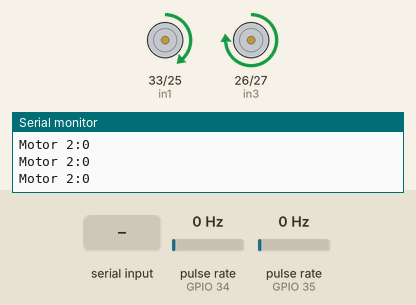
A sketch run on a simulated ESP32. Parts: motor-driver pin pairs drawn as motors (green arrow = first pin HIGH = forward, orange = second pin HIGH = backward, longer = more drive, scaled by the enable pin), the last lines printed to the serial monitor. Wiring (inferred from the names in the program): 2 × pulse sensor: data GPIO 34 / data GPIO 35. Inputs (shaded band) come from the test bench; at power-on: pulse rate (sensors on GPIO 34, GPIO 35) 0 Hz.

Above: at 1.2 s.
1.3 s: "Motor 1:\n" received over Serial
At 4.0 s:
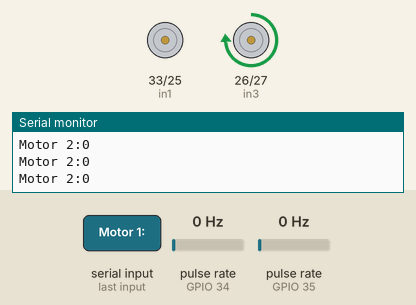
4.3 s: "5\n" received over Serial
At 5.2 s:
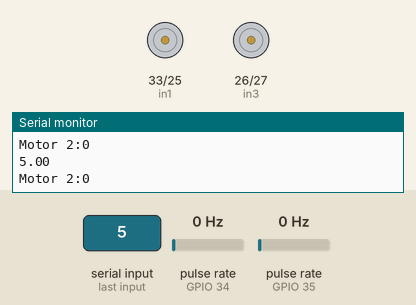
5.8 s: "6\n" received over Serial
7.4 s: "7\n" received over Serial
9.0 s: "4\n" received over Serial
At 10.3 s:
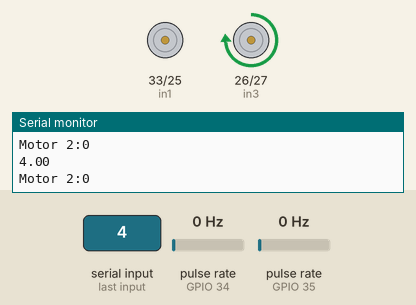
Timing chart, 0 to 11.6 s (numbered marks = the images above; inputs shaded):
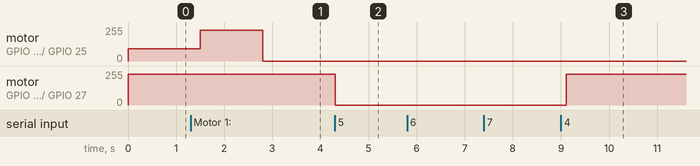

Measured:
- after the input at 1.3 s, motor on GPIO 33 (in1) / GPIO 25 (in2): forward 92/255 → forward 230/255 after 0.20 s, → stopped 1.3 s later
- after the input at 4.3 s, motor on GPIO 26 (in3) / GPIO 27 (in4): forward 230/255 → stopped at once
- after the input at 9.0 s, motor on GPIO 26 (in3) / GPIO 27 (in4): stopped → forward 230/255 after 0.11 s

The sketch:

Motion_test_factor.ino
```cpp
// Motor A (left) connections
#define enA 14
#define in1 33
#define in2 25
// Motor B (right) connections
#define enB 13
#define in3 26
#define in4 27
// Encoder pins
#define encoder1 34
#define encoder2 35

//Variables
volatile unsigned int counter1 = 0;
int rpm1 = 0;
volatile unsigned int counter2 = 0;
int rpm2 = 0;
static volatile unsigned long debounce = 0;

int desired_speed = 200;

int time_old;
int time_new;
float dt;

// motor values
float factor = 0.4;
int speed1 = 230;
int speed2 = 230;

// input reader
float in_num = 0;
// mode
int mode = 4;


//Functions declaration
void forward();
void stop();
void get_dist();

void update_time();
void get_rpm();

void recv_serial();

// Interrupt functions
void IRAM_ATTR countPulse1() {
  counter1++;
}

void IRAM_ATTR countPulse2() {
  if(  digitalRead (encoder2) && (micros()-debounce > 500) && digitalRead (encoder2) ) {
        debounce = micros();
        counter2 ++;
      }
        else ;
}


// union to use float as byte
typedef union {
  float floatingPoint;
  byte binary[4];
} binaryFloat;

void setup() {
  // Set all the motor control pins to outputs
  pinMode(enA, OUTPUT);
  pinMode(enB, OUTPUT);
  pinMode(in1, OUTPUT);
  pinMode(in2, OUTPUT);
  pinMode(in3, OUTPUT);
  pinMode(in4, OUTPUT);

  //set encoder pins
  pinMode(encoder1, INPUT_PULLUP);
  pinMode(encoder2, INPUT_PULLUP);
  attachInterrupt(encoder1, countPulse1, RISING);
  attachInterrupt(encoder2, countPulse2, RISING);

  // Turn off motors - Initial state
  digitalWrite(in1, LOW);
  digitalWrite(in2, LOW);
  digitalWrite(in3, LOW);
  digitalWrite(in4, LOW);

  time_new = millis();

  Serial.begin(9600);
}


void loop() {
  //Main loop
  update_time();
  noInterrupts();
  get_rpm();
  interrupts();
  recv_serial();
  // Serial.print("Motor 1:");
  // Serial.println(rpm1);
  Serial.print("Motor 2:");
  Serial.println(rpm2);
  motion_call();

  delay(300);
}


void forward() {
  // set speed of movement
  analogWrite(enA, speed1 * factor);
  analogWrite(enB, speed2);

  // set both motors to forward
  digitalWrite(in1, HIGH);
  digitalWrite(in2, LOW);
  digitalWrite(in3, HIGH);
  digitalWrite(in4, LOW);
}

void turn_right() {
  // set speed of movement
  analogWrite(enA, speed1 * factor);
  analogWrite(enB, 0);

  // set both motors to forward
  digitalWrite(in1, HIGH);
  digitalWrite(in2, LOW);
  digitalWrite(in3, LOW);
  digitalWrite(in4, LOW);
}

void turn_left() {
  // set speed of movement
  analogWrite(enA, 0);
  analogWrite(enB, speed2 * (1/factor));

  // set both motors to forward
  digitalWrite(in1, LOW);
  digitalWrite(in2, LOW);
  digitalWrite(in3, HIGH);
  digitalWrite(in4, LOW);
}

void stop() {
  analogWrite(enA, 0);
  analogWrite(enB, 0);

  digitalWrite(in1, LOW);
  digitalWrite(in2, LOW);
  digitalWrite(in3, LOW);
  digitalWrite(in4, LOW);
}

void update_time() {
  time_old = time_new;
  time_new = millis();
  dt = time_new - time_old;
}

void get_rpm() {
  static uint32_t previousMillis = millis();
  const short int pulsePerRotation = 20;
  if (time_new - previousMillis >= 1000) {
    rpm1 = (counter1 / pulsePerRotation) * 60;
    counter1 = 0;
    rpm2 = (60 * 1000/pulsePerRotation) / (time_new - previousMillis) * counter2;
    counter2 = 0;

    previousMillis= millis();
  }
}

void recv_serial(){
  if (Serial.available() > 0) {
    in_num= Serial.parseFloat();
    if (in_num > 2){
      if(in_num == 4 || in_num == 5 || in_num == 6 || in_num == 7){
        mode = in_num;
      }
    }else{
      factor = in_num;
    }
    Serial.println(in_num);
  }
}

void motion_call(){
  if (mode == 4){
    forward();
  }else if(mode == 5){
    turn_right();
  }else if(mode == 6){
    turn_left();
  }else if(mode == 7){
    stop();
  }
}
```
